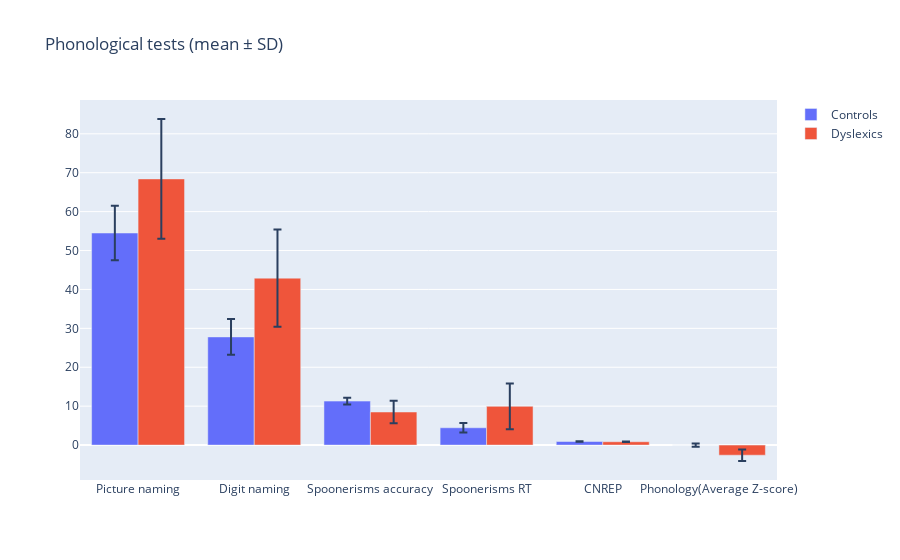

The code cell stored with this chart in its notebook:
### Markdown cell above
#### Phonological Tests <a name="phonological-tests"></a>

The subjects were evaluated on the following phonological tests:
- **Automatic picture naming** - the subjects had to name 50 pictures of 5 objects as fast as possible
- **Automatic digit naming** - the subjects had to name 50 digits from two lists of 50 digits as fast as possible
- **Spoonerisms** - the subjects had to swap the initial phonemes after hearing a pair of words and pronounce it (eg. basket-lemon becomes lasket bemon). This was done on 12 pairs of words
- **Children's Test of Non-word repetition (CNREP)** - the subject had to repeat the non-word they heard immediattely upon hearing it. 40 non-words were used for the testing

In the bar chart with error bars below, the data for spoonerisms is shown in 2 categories - one for accuracy (correct response out of 12 total) and the other for the time it took the subject to respond (reaction time in seconds).

Based on the results, the subjects that are dyslexic performed significantly worse than the control subjects in all categories. The Z-scores were averaged from the first 5 variables in the chart plus the WMI. Deviance analysis on the Z-scores revealed that all dyslexics and one control have abnormal phonological performaance. This concludes that all dyslexics in the sample suffer from phonological deficit, making the relationship between dyslexia and phonological disorder strong.

### Code cell
fig = go.Figure()

labels = ['Picture naming', 'Digit naming', 'Spoonerisms accuracy', 'Spoonerisms RT', 'CNREP', 'Phonology(Average Z-score)']
controls_mean_values = [54.5, 27.8, 11.3, 4.45, 0.92, 0]
dyslexics_mean_values = [68.4, 42.9, 8.5, 9.96, 0.86, -2.6]

controls_standard_deviation_values = [7.0, 4.6, 0.87, 1.21, 0.05, 0.42]
dyslexics_standard_deviation_values = [15.4, 12.5, 2.9, 5.88, 0.06, 1.49]

fig.add_trace(go.Bar(
    name='Controls',
    x=labels, 
    y=controls_mean_values,
    error_y=dict(type='data', array=controls_standard_deviation_values)
))
fig.add_trace(go.Bar(
    name='Dyslexics',
    x=labels, 
    y=dyslexics_mean_values,
    error_y=dict(type='data', array=dyslexics_standard_deviation_values)
))


fig.update_layout(barmode='group', title='Phonological tests (mean \u00B1 SD)')
plotly.offline.iplot(fig, filename="Figure 2")

### Figure 1 — Plotly figure (JSON) as saved in the notebook; plotly's stock layout.template omitted (floating-point values rounded to 4 significant figures)
{"data": [{"error_y": {"array": [7, 4.6, 0.87, 1.21, 0.05, 0.42], "type": "data"}, "name": "Controls", "type": "bar", "x": ["Picture naming", "Digit naming", "Spoonerisms accuracy", "Spoonerisms RT", "CNREP", "Phonology(Average Z-score)"], "y": [54.5, 27.8, 11.3, 4.45, 0.92, 0]}, {"error_y": {"array": [15.4, 12.5, 2.9, 5.88, 0.06, 1.49], "type": "data"}, "name": "Dyslexics", "type": "bar", "x": ["Picture naming", "Digit naming", "Spoonerisms accuracy", "Spoonerisms RT", "CNREP", "Phonology(Average Z-score)"], "y": [68.4, 42.9, 8.5, 9.96, 0.86, -2.6]}], "layout": {"barmode": "group", "title": {"text": "Phonological tests (mean ± SD)"}}}
